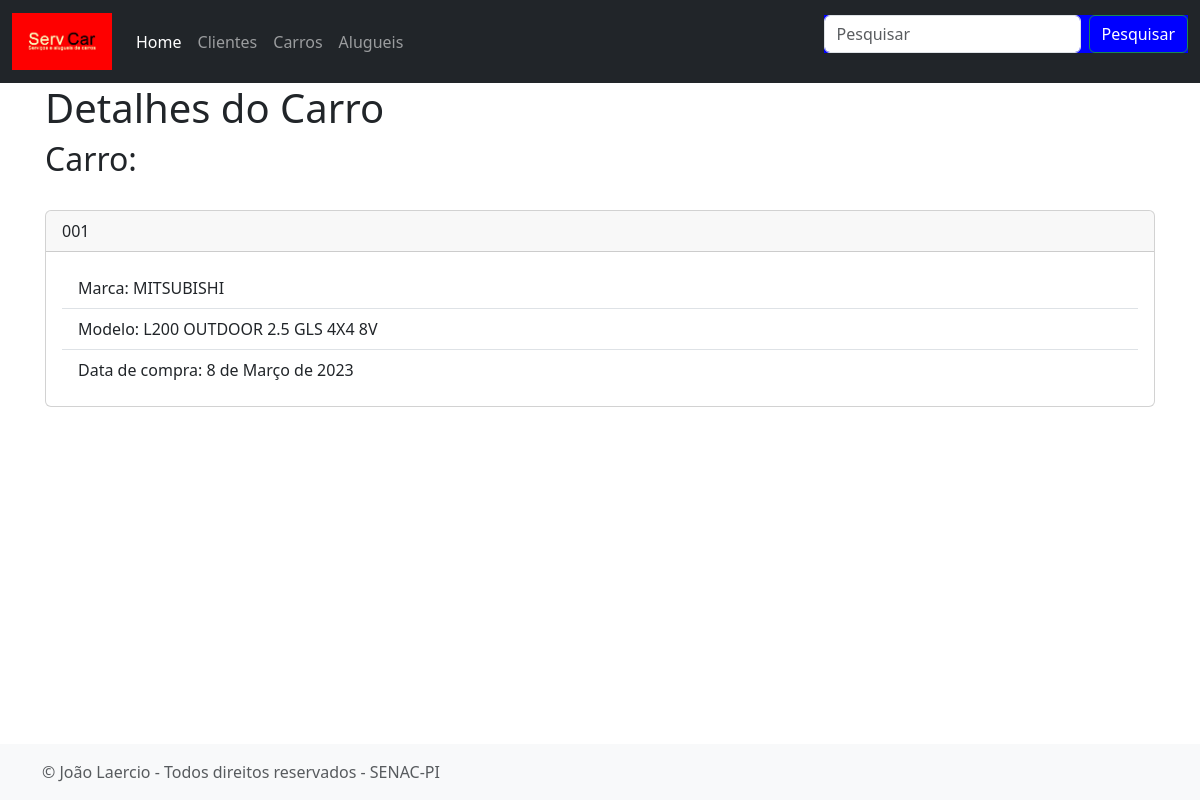
Screenshot of /carros/1 with the database file from the repository.
### aluguel/models.py (models this page shows, shortened)
class Carro(models.Model):
    codigo = models.CharField("Codigo", max_length=100)
    marca = models.CharField("Marca", max_length=100)
    modelo = models.CharField("Modelo", max_length=100)
    comprar = models.DateField("Data de compra")
    class Meta:
        verbose_name = "Carro"
        verbose_name_plural = "Carros"

### aluguel/views.py (the view)
# urls.py: path('carros/<int:pk>', detalhar_carro, name='detalhar_carro'),
def detalhar_carro(request, pk):
    carro = Carro.objects.get(pk=pk)
    return render(request, 'Carro/detalhar.html', {"carro":carro})

### aluguel/templates/carro/detalhar.html (shortened to what this page needs)
{% extends 'index.html' %}
{% block content %}
<h1>Detalhes do Carro</h1>
<h2>Carro:</h2>
<div class="card mt-4">
    <div class="card-header">
        {{ carro.codigo }}
    </div>
    <div class="card-body">
        <ul class="list-group list-group-flush">
            <li class="list-group-item">Marca: {{ carro.marca }}</li>
            <li class="list-group-item">Modelo: {{ carro.modelo }}</li>
            <li class="list-group-item">Data de compra: {{ carro.comprar }}</li>
          </ul>
    </div>
</div>
{% endblock content %}

### rows the page displays
Carro: codigo "001", marca "MITSUBISHI", modelo "L200 OUTDOOR 2.5 GLS 4X4 8V", comprar "8 de Março de 2023"
